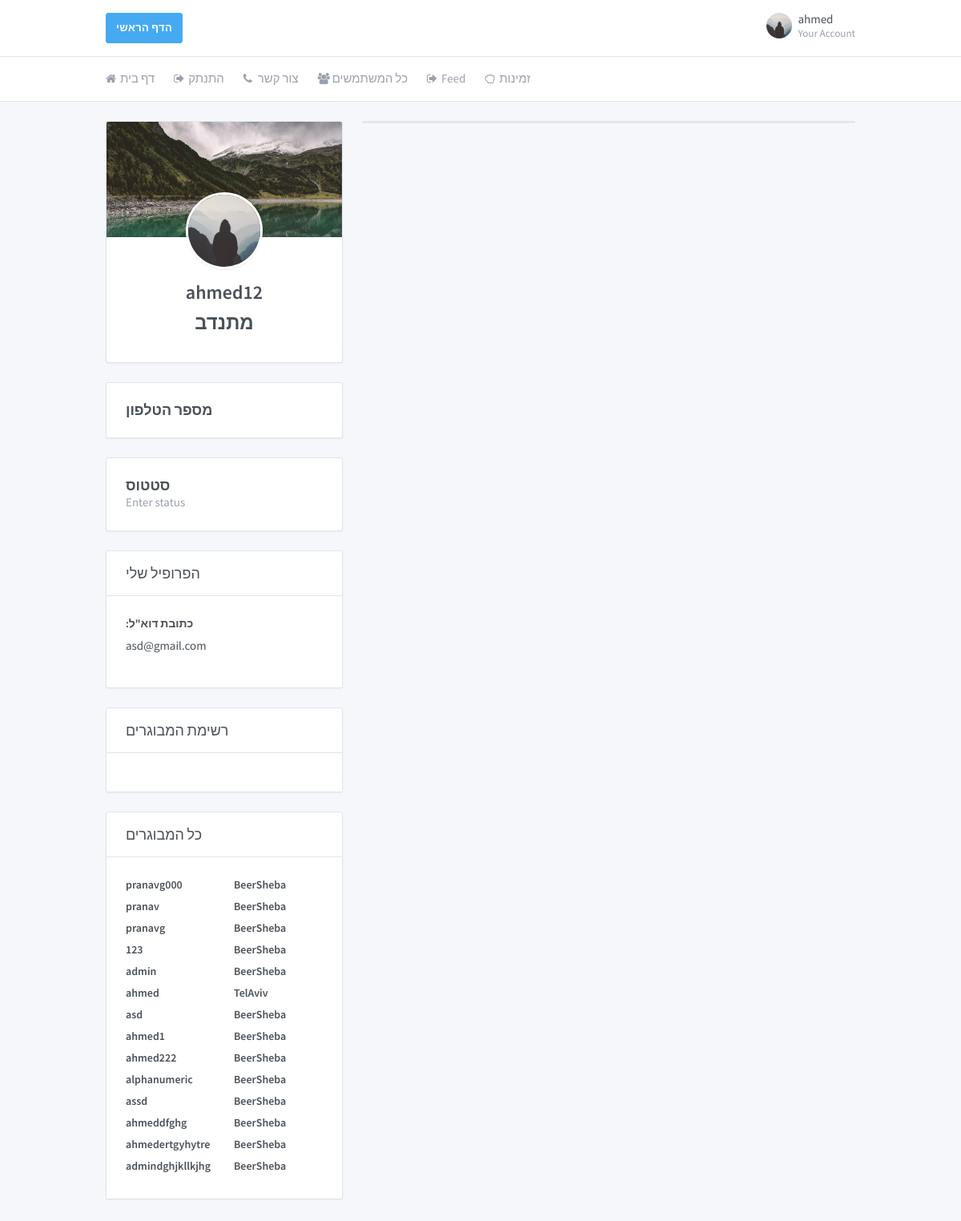
The app's page /profile/ahmed12/ (signed in) with its own data.
### core/models.py (models this page shows, shortened)
class Profile(models.Model):
    user = models.OneToOneField(User, on_delete=models.CASCADE)
    profile_photo = models.FileField(default='default.jpg', upload_to='profile_photos')
    status_info = models.CharField(default="Enter status", max_length=1000)
    is_volunteer = models.BooleanField(default=False)
    phone_regex = RegexValidator(regex=r'^\+?1?\d{9,10}$',
                                 message="Phone number must be entered in the format: '+0000000000'")
    phone_number = models.CharField(validators=[phone_regex], max_length=10, blank=True)
    gender = models.CharField(max_length=10, choices=GENDER_CHOICES, default='Male')
    address = models.CharField(max_length=10, choices=ADDRESS_CHOICES, default='BeerSheba')

### core/views.py (the view)
# urls.py: url(r'^profile/(?P<username>\w+)/$', user_views.profile, name='profile'),
@login_required
def profile(request, username):
    if request.method == 'POST':
        u_form = UpdateUserForm(request.POST, instance=request.user)
        p_form = UpdateProfileForm(request.POST, request.FILES, instance=request.user.profile)
        if u_form.is_valid() and p_form.is_valid():
            u_form.save()
            p_form.save()
            messages.success(request, f'Your Profile has been updated!')
            url = reverse('profile', kwargs={'username': username})
            return redirect(url)
    else:
        if username == request.user.username:
            u_form = UpdateUserForm(instance=request.user)
            p_form = UpdateProfileForm(instance=request.user.profile)
            post_form = CreatePost()
            person = User.objects.get(username=username)
            context = {
                'u_form': u_form,
                'p_form': p_form,
                'post_form': post_form,
                'person': person,
            }
        else:
            person = User.objects.get(username=username)
            already_a_follower = 0
            for followers in person.follower_set.all():
                if followers.follower_user == request.user.username:
                    already_a_follower = 1
                    break;
            if already_a_follower == 1:
                context = {
                    'person': person,
                }
            else:
                context = {
                    'person': person,
                    'f': 1,
                }
        comment_form = CreateComment()
        context.update({'comment_form': comment_form})
        context.update({'all_volunteers': get_all_volunteers()})
        context.update({'all_elderly': get_all_elderly()})
    return render(request, 'core/profile.html', context)

### core/views.py (called while the page is built)
def get_all_volunteers():
    result = list()
    users_list = Profile.objects.all()
    for user_item in users_list:
        if getattr(user_item, "is_volunteer"):
            result.append(user_item)
    return result

def get_all_elderly():
    result = list()
    users_list = Profile.objects.all()
    for user_item in users_list:
        if not getattr(user_item, "is_volunteer"):
            result.append(user_item)
    return result

### core/templates/core/profile.html (shortened to what this page needs)
{%load static %}
{% load crispy_forms_tags %}
<!doctype html>
<html dir="ltr" lang="en">
<head>
    <link href="https://maxcdn.bootstrapcdn.com/font-awesome/4.7.0/css/font-awesome.min.css" rel="stylesheet">
    <link href="{%static 'core/dashboard.css'%}" rel="stylesheet"/>
</head>
<body>
<div class="page">
    <div class="page-main">
        <div class="header py-4">
            <div class="container">
                <div class="d-flex">
                    <a type="button" class="btn btn-info" href="{%url 'home'%}">הדף הראשי</a>
                    <div class="d-flex order-lg-2 ml-auto">
                        <div class="dropdown">
                            <a class="nav-link pr-0 leading-none" data-toggle="dropdown"
                               href="{%url 'profile' user.username%}">
                                <span class="avatar"
                                      style="background-image: url({{user.profile.profile_photo.url}})"></span>
                                <span class="ml-2 d-none d-lg-block">
                      <span class="text-default">{{user.username}}</span>
                      <small class="text-muted d-block mt-1">Your Account</small>
                    </span>
                            </a>
                        </div>
                    </div>
                </div>
            </div>
        </div>
        <div class="header collapse d-lg-flex p-0" id="headerMenuCollapse">
            <div class="container">
                <div class="row align-items-center">
                    <div class="col-lg order-lg-first">
                        <ul class="nav nav-tabs border-0 flex-column flex-lg-row">
                            <li class="nav-item">
                                <a class="nav-link" href="{%url 'home'%}"><i class="fa fa-home"></i> דף בית</a>
                            </li>
                            <li class="nav-item">
                                <a class="nav-link" href="{%url 'logout'%}"><i class="fa fa-sign-out"></i> התנתק </a>
                            </li>
                             <li class="nav-item">
                                <a class="nav-link" href="/contact/"><i class="fa fa-phone"></i> צור קשר </a>
                            </li>
                            <li class="nav-item">
                                <a class="nav-link" href="/all_profiles/"><i class="fa fa-users"></i> כל המשתמשים </a>
                            </li>
                            <li class="nav-item">
                                <a class="nav-link" href="{%url 'feed'%}"><i class="fa fa-sign-out"></i> Feed </a>
                            </li>
                            {% if person.profile.is_volunteer %}
                            <li class="nav-item">
                                <a class="nav-link" href="/urgent_request/"><i class="fa fa-hand-rock-o" aria-hidden="true"></i>זמינות</a>
                            </li>
                            {%endif%}
                        </ul>
                    </div>
                </div>
            </div>
        </div>
        <div class="my-3 my-md-5">
            <div class="container">
                <div class="row">
                    <div class="col-lg-4">
                        <div class="card card-profile">
                            <div class="card-header"
                                 style="background-image: url({%static 'core/images/default_card_background.jpg'%});"></div>
                            <div class="card-body text-center">
                                <img class="card-profile-img" src="{{person.profile.profile_photo.url}}">
                                <h3 class="mb-3">{{person.username}}</h3>
                                {% if person.profile.is_volunteer %}
                                <h3 class="mb-3">מתנדב </h3>
                                {% else %}
                                <h3 class="mb-3">מבוגר נכבד</h3>
                                {% endif %}
                            </div>
                        </div>
                        <div class="card">
                            <div class="card-body">
                                <div class="media">
                                    <div class="media-body">
                                        <h4 class="m-0">מספר הטלפון</h4>
                                    </div>
                                </div>
                            </div>
                        </div>
                        <div class="card">
                            <div class="card-body">
                                <div class="media">
                                    <div class="media-body">
                                        <h4 class="m-0">סטטוס</h4>
                                        <p class="text-muted mb-0">{{person.profile.status_info}}</p>
                                    </div>
                                </div>
                            </div>
                        </div>
                        <div class="card">
                            <div class="card-header">
                                <h3 class="card-title">הפרופיל שלי</h3>
                            </div>
                            <div class="card-body">
                                <div class="row">
                                    <div class="col">
                                        <div class="form-group">
                                            <label class="form-label">:כתובת דוא"ל</label>{{person.email}}
                                        </div>
                                    </div>
                                </div>
                            </div>
                        </div>
                        {% if person.profile.is_volunteer %}
                        <div class="card">
                            <div class="card-header">
                                <h3 class="card-title">רשימת המבוגרים </h3>
                            </div>
                            <div class="card-body">
                            </div>
                        </div>
                        <div class="card">
                            <div class="card-header">
                                <h3 class="card-title">כל המבוגרים</h3>
                            </div>
                            <div class="card-body">
                                {%for elderly in all_elderly%}
                                <div class="row">
                                    <div class="col">
                                        <a class="text-default"
                                           href="{%url 'profile' elderly.user.username%}"><label
                                                class="form-label">{{elderly.user.username}}</label></a>
                                    </div>
                                    <div class="col">
                                        <a class="text-default"><label
                                                class="form-label">{{elderly.address}}</label></a>
                                    </div>
                                </div>
                                {%endfor%}
                            </div>
                        </div>
                        {% endif %}
                    </div>
                    <div class="col-lg-8">
                        <div class="card">
                        </div>
                    </div>
                </div>
            </div>
        </div>
    </div>
</div>
</body>
</html>

### records on screen
Profile: user.username "pranavg000", address "BeerSheba"
Profile: user.username "pranav", address "BeerSheba"
Profile: user.username "pranavg", address "BeerSheba"
Profile: user.username "123", address "BeerSheba"
Profile: user.username "admin", address "BeerSheba"
Profile: user.username "ahmed", address "TelAviv"
Profile: user.username "asd", address "BeerSheba"
Profile: user.username "ahmed1", address "BeerSheba"
Profile: user.username "ahmed222", address "BeerSheba"
Profile: user.username "alphanumeric", address "BeerSheba"
Profile: user.username "assd", address "BeerSheba"
Profile: user.username "ahmeddfghg", address "BeerSheba"
Profile: user.username "ahmedertgyhytre", address "BeerSheba"
Profile: user.username "admindghjkllkjhg", address "BeerSheba"

### other values on screen
{{ user.username }} "ahmed"
{{ person.username }} "ahmed12"
{{ person.profile.status_info }} "Enter status"
{{ person.email }} "asd@gmail.com"
